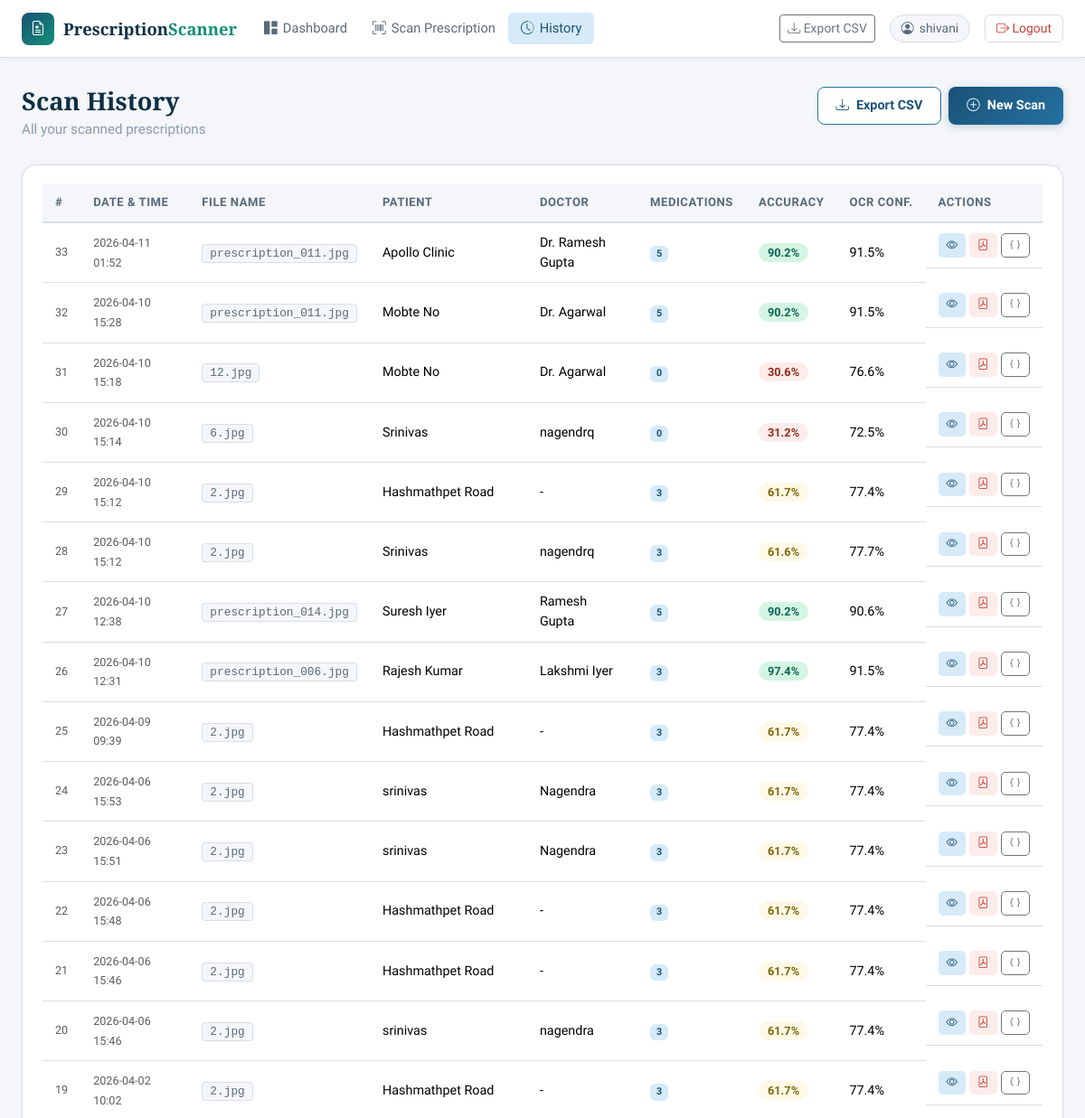
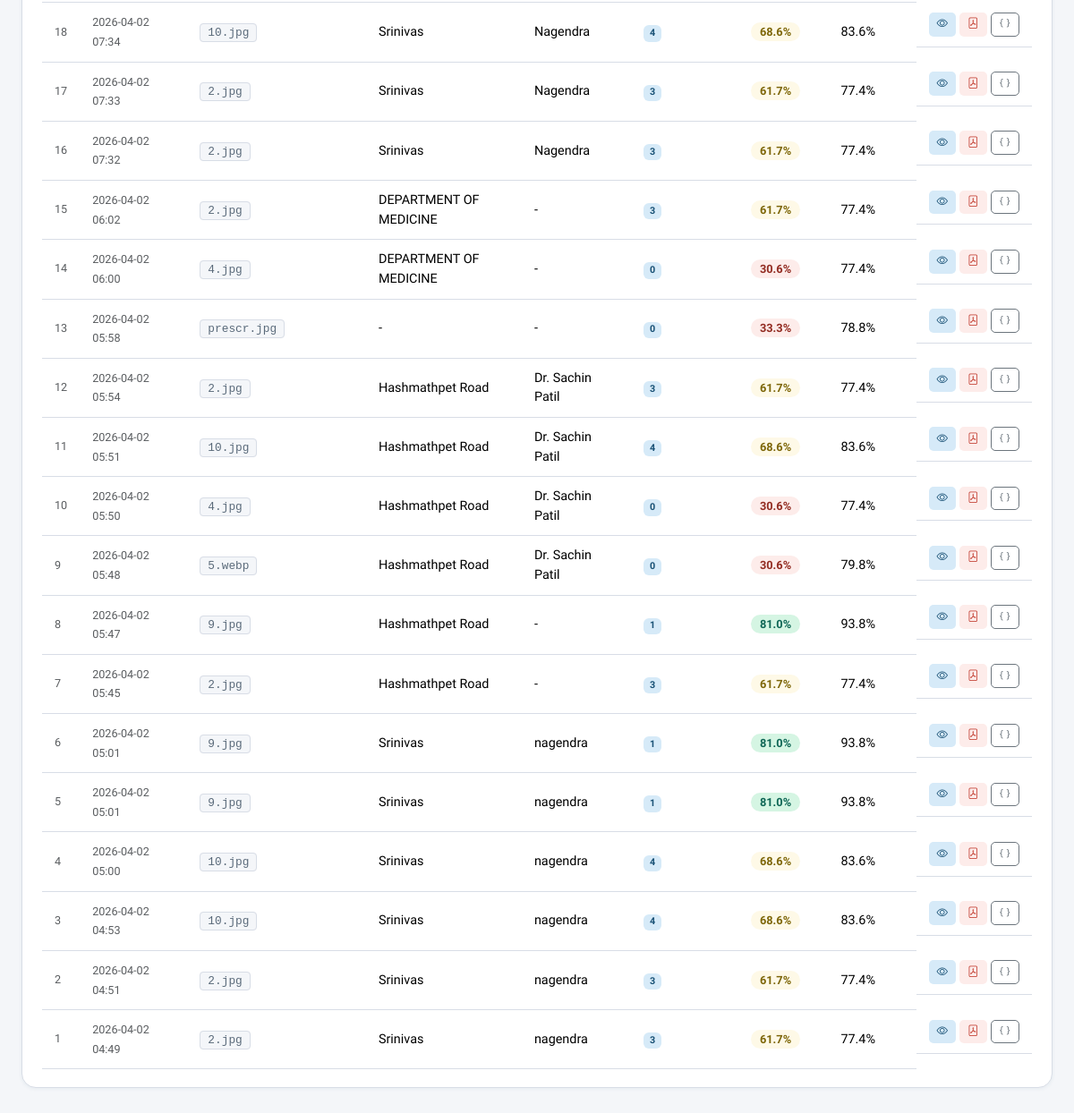
Screenshot of /history (signed in) with the database file from the repository (2 pictures, top to bottom).
### tables this page shows
CREATE TABLE prescriptions (
        id INTEGER PRIMARY KEY AUTOINCREMENT,
        user_id INTEGER NOT NULL,
        original_filename TEXT,
        stored_filename TEXT,
        scan_date TIMESTAMP DEFAULT CURRENT_TIMESTAMP,
        patient_name TEXT,
        patient_age TEXT,
        doctor_name TEXT,
        raw_text TEXT,
        ocr_confidence REAL,
        overall_accuracy REAL,
        medications_json TEXT,
        accuracy_metrics_json TEXT,
        pdf_path TEXT,
        notes TEXT,
        FOREIGN KEY (user_id) REFERENCES users(id)
    );

### app.py (the view)
@app.route('/history')
@login_required
def history():
    prescriptions = get_user_prescriptions(session['user_id'], limit=100)
    return render_template('history.html', prescriptions=prescriptions)

### app.py (called while the page is built)
def login_required(f):
    @wraps(f)
    def decorated(*args, **kwargs):
        if 'user_id' not in session:
            flash('Please log in to access this page.', 'warning')
            return redirect(url_for('login'))
        return f(*args, **kwargs)
    return decorated

### models.py (called while the page is built)
def get_db():
    os.makedirs(os.path.dirname(DB_PATH), exist_ok=True)
    conn = sqlite3.connect(DB_PATH)
    conn.row_factory = sqlite3.Row
    return conn

def get_user_prescriptions(user_id, limit=50):
    conn = get_db()
    c = conn.cursor()
    c.execute('''SELECT id, original_filename, scan_date, patient_name, patient_age,
                        doctor_name, ocr_confidence, overall_accuracy, pdf_path,
                        medications_json
                 FROM prescriptions WHERE user_id = ?
                 ORDER BY scan_date DESC LIMIT ?''', (user_id, limit))
    rows = c.fetchall()
    conn.close()
    results = []
    for row in rows:
        d = dict(row)
        d['medications'] = json.loads(d.get('medications_json') or '[]')
        results.append(d)
    return results

### templates/history.html (shortened to what this page needs)
{% extends 'base.html' %}
{% block content %}
<div class="page-container">
    <div class="page-header">
        <div>
            <h1 class="page-title">Scan History</h1>
            <p class="page-subtitle">All your scanned prescriptions</p>
        </div>
        <div class="d-flex gap-2">
            <a href="{{ url_for('export_csv') }}" class="btn btn-outline-app">
                <i class="bi bi-download me-2"></i>Export CSV
            </a>
            <a href="{{ url_for('scan') }}" class="btn btn-primary-app">
                <i class="bi bi-plus-circle me-2"></i>New Scan
            </a>
        </div>
    </div>
    <div class="section-card">
        <div class="section-card-body">
            {% if prescriptions %}
            <div class="table-responsive">
                <table class="table table-app">
                    <thead>
                        <tr>
                            <th>#</th>
                            <th>Date & Time</th>
                            <th>File Name</th>
                            <th>Patient</th>
                            <th>Doctor</th>
                            <th>Medications</th>
                            <th>Accuracy</th>
                            <th>OCR Conf.</th>
                            <th>Actions</th>
                        </tr>
                    </thead>
                    <tbody>
                        {% for rx in prescriptions %}
                        <tr>
                            <td class="text-muted small">{{ rx.id }}</td>
                            <td><span class="text-muted small">{{ rx.scan_date[:16] if rx.scan_date else '-' }}</span></td>
                            <td><span class="filename-badge">{{ rx.original_filename[:22] if rx.original_filename else 'Unknown' }}</span></td>
                            <td>{{ rx.patient_name or '-' }}</td>
                            <td>{{ rx.doctor_name or '-' }}</td>
                            <td><span class="badge bg-primary-soft">{{ rx.medications|length }}</span></td>
                            <td>
                                <span class="accuracy-badge {% if rx.overall_accuracy and rx.overall_accuracy > 70 %}accuracy-good{% elif rx.overall_accuracy and rx.overall_accuracy > 40 %}accuracy-avg{% else %}accuracy-low{% endif %}">
                                    {{ "%.1f"|format(rx.overall_accuracy) if rx.overall_accuracy else '0' }}%
                                </span>
                            </td>
                            <td>{{ "%.1f"|format(rx.ocr_confidence) if rx.ocr_confidence else '0' }}%</td>
                            <td class="d-flex gap-1">
                                <a href="{{ url_for('view_prescription', rx_id=rx.id) }}" class="btn btn-xs btn-view">
                                    <i class="bi bi-eye"></i>
                                </a>
                                {% if rx.pdf_path %}
                                <a href="{{ url_for('download_pdf', rx_id=rx.id) }}" class="btn btn-xs btn-pdf">
                                    <i class="bi bi-file-pdf"></i>
                                </a>
                                {% endif %}
                                <a href="{{ url_for('get_prescription_json', rx_id=rx.id) }}" target="_blank" class="btn btn-xs btn-outline-secondary">
                                    <i class="bi bi-braces"></i>
                                </a>
                            </td>
                        </tr>
                        {% endfor %}
                    </tbody>
                </table>
            </div>
            {% endif %}
        </div>
    </div>
</div>
{% endblock %}

### static/css/style.css (style rules this page uses)
:root { --primary: #1a5276; --primary-light: #2471a3; --primary-lighter: #d6eaf8; --primary-dark: #0e2f44; --accent: #148f77; --accent-light: #d5f5e3; --warning: #d4ac0d; --danger: #cb4335; --surface: #f4f6f9; --surface-card: #ffffff; --border: #d8dde6; --text-primary: #1a2332; --text-secondary: #5a6a7a; --text-muted: #8a9bac; --navbar-height: 64px; --radius: 10px; --radius-lg: 16px; --shadow-sm: 0 1px 4px rgba(26,82,118,.07); --shadow: 0 4px 16px rgba(26,82,118,.1); --shadow-lg: 0 8px 32px rgba(26,82,118,.14); }
*, *::before, *::after { box-sizing: border-box; }
body { font-family: 'Source Sans 3', -apple-system, BlinkMacSystemFont, sans-serif; background: var(--surface); color: var(--text-primary); min-height: 100vh; margin: 0; }
.page-container { max-width: 1300px; margin: 0 auto; padding: 32px 24px; }
.page-header { display: flex; justify-content: space-between; align-items: flex-start; margin-bottom: 28px; gap: 16px; flex-wrap: wrap; }
.page-title { font-family: 'Libre Baskerville', Georgia, serif; font-size: 1.7rem; font-weight: 700; color: var(--primary-dark); margin: 0; }
.page-subtitle { color: var(--text-muted); font-size: .95rem; margin: 3px 0 0; }
.btn-primary-app { background: linear-gradient(135deg, var(--primary), var(--primary-light)); color: white !important; border: none; border-radius: 8px; padding: 9px 20px; font-weight: 600; font-size: .9rem; display: inline-flex; align-items: center; transition: all .2s; box-shadow: 0 2px 8px rgba(26,82,118,.25); }
.btn-outline-app { background: white; color: var(--primary) !important; border: 1.5px solid var(--primary-light); border-radius: 8px; padding: 9px 20px; font-weight: 600; font-size: .9rem; display: inline-flex; align-items: center; transition: all .18s; }
.btn-xs { padding: 3px 9px; font-size: .78rem; border-radius: 5px; display: inline-flex; align-items: center; gap: 3px; font-weight: 500; transition: all .15s; }
.btn-view { background: var(--primary-lighter); color: var(--primary); border: none; }
.btn-pdf { background: #fdecea; color: #c0392b; border: none; }
.section-card { background: var(--surface-card); border: 1px solid var(--border); border-radius: var(--radius-lg); box-shadow: var(--shadow-sm); overflow: hidden; }
.section-card-body { padding: 20px 22px; }
.table-app { margin: 0; font-size: .9rem; }
.table-app thead th { background: var(--surface); color: var(--text-secondary); font-weight: 600; font-size: .82rem; text-transform: uppercase; letter-spacing: .04em; border-bottom: 2px solid var(--border); padding: 11px 14px; white-space: nowrap; }
.table-app tbody td { padding: 11px 14px; vertical-align: middle; border-bottom: 1px solid var(--border); }
.filename-badge { font-size: .8rem; background: var(--surface); border: 1px solid var(--border); padding: 2px 8px; border-radius: 4px; font-family: monospace; color: var(--text-secondary); }
.accuracy-badge { padding: 3px 10px; border-radius: 20px; font-size: .8rem; font-weight: 700; }
.accuracy-good { background: var(--accent-light); color: #0e6655; }
.accuracy-avg { background: #fef9e7; color: #7d6608; }
.accuracy-low { background: #fdecea; color: #922b21; }
.bg-primary-soft { background: var(--primary-lighter); color: var(--primary); font-weight: 600; }

### rows the page displays
prescriptions: id "33", scan_date "2026-04-11 01:52", original_filename "prescription_011.jpg", patient_name "Apollo Clinic", doctor_name "Dr. Ramesh Gupta", medications|length "5", overall_accuracy "90.2", ocr_confidence "91.5"
prescriptions: id "32", scan_date "2026-04-10 15:28", original_filename "prescription_011.jpg", patient_name "Mobte No", doctor_name "Dr. Agarwal", medications|length "5", overall_accuracy "90.2", ocr_confidence "91.5"
prescriptions: id "31", scan_date "2026-04-10 15:18", original_filename "12.jpg", patient_name "Mobte No", doctor_name "Dr. Agarwal", medications|length "0", overall_accuracy "30.6", ocr_confidence "76.6"
prescriptions: id "30", scan_date "2026-04-10 15:14", original_filename "6.jpg", patient_name "Srinivas", doctor_name "nagendrq", medications|length "0", overall_accuracy "31.2", ocr_confidence "72.5"
prescriptions: id "29", scan_date "2026-04-10 15:12", original_filename "2.jpg", patient_name "Hashmathpet Road", doctor_name "-", medications|length "3", overall_accuracy "61.7", ocr_confidence "77.4"
prescriptions: id "28", scan_date "2026-04-10 15:12", original_filename "2.jpg", patient_name "Srinivas", doctor_name "nagendrq", medications|length "3", overall_accuracy "61.6", ocr_confidence "77.7"
prescriptions: id "27", scan_date "2026-04-10 12:38", original_filename "prescription_014.jpg", patient_name "Suresh Iyer", doctor_name "Ramesh Gupta", medications|length "5", overall_accuracy "90.2", ocr_confidence "90.6"
prescriptions: id "26", scan_date "2026-04-10 12:31", original_filename "prescription_006.jpg", patient_name "Rajesh Kumar", doctor_name "Lakshmi Iyer", medications|length "3", overall_accuracy "97.4", ocr_confidence "91.5"
prescriptions: id "25", scan_date "2026-04-09 09:39", original_filename "2.jpg", patient_name "Hashmathpet Road", doctor_name "-", medications|length "3", overall_accuracy "61.7", ocr_confidence "77.4"
prescriptions: id "24", scan_date "2026-04-06 15:53", original_filename "2.jpg", patient_name "srinivas", doctor_name "Nagendra", medications|length "3", overall_accuracy "61.7", ocr_confidence "77.4"
prescriptions: id "23", scan_date "2026-04-06 15:51", original_filename "2.jpg", patient_name "srinivas", doctor_name "Nagendra", medications|length "3", overall_accuracy "61.7", ocr_confidence "77.4"
prescriptions: id "22", scan_date "2026-04-06 15:48", original_filename "2.jpg", patient_name "Hashmathpet Road", doctor_name "-", medications|length "3", overall_accuracy "61.7", ocr_confidence "77.4"
prescriptions: id "21", scan_date "2026-04-06 15:46", original_filename "2.jpg", patient_name "Hashmathpet Road", doctor_name "-", medications|length "3", overall_accuracy "61.7", ocr_confidence "77.4"
prescriptions: id "20", scan_date "2026-04-06 15:46", original_filename "2.jpg", patient_name "srinivas", doctor_name "nagendra", medications|length "3", overall_accuracy "61.7", ocr_confidence "77.4"
prescriptions: id "19", scan_date "2026-04-02 10:02", original_filename "2.jpg", patient_name "Hashmathpet Road", doctor_name "-", medications|length "3", overall_accuracy "61.7", ocr_confidence "77.4"
prescriptions: id "18", scan_date "2026-04-02 07:34", original_filename "10.jpg", patient_name "Srinivas", doctor_name "Nagendra", medications|length "4", overall_accuracy "68.6", ocr_confidence "83.6"
prescriptions: id "17", scan_date "2026-04-02 07:33", original_filename "2.jpg", patient_name "Srinivas", doctor_name "Nagendra", medications|length "3", overall_accuracy "61.7", ocr_confidence "77.4"
prescriptions: id "16", scan_date "2026-04-02 07:32", original_filename "2.jpg", patient_name "Srinivas", doctor_name "Nagendra", medications|length "3", overall_accuracy "61.7", ocr_confidence "77.4"
prescriptions: id "15", scan_date "2026-04-02 06:02", original_filename "2.jpg", patient_name "DEPARTMENT OF MEDICINE", doctor_name "-", medications|length "3", overall_accuracy "61.7", ocr_confidence "77.4"
prescriptions: id "14", scan_date "2026-04-02 06:00", original_filename "4.jpg", patient_name "DEPARTMENT OF MEDICINE", doctor_name "-", medications|length "0", overall_accuracy "30.6", ocr_confidence "77.4"
prescriptions: id "13", scan_date "2026-04-02 05:58", original_filename "prescr.jpg", patient_name "-", doctor_name "-", medications|length "0", overall_accuracy "33.3", ocr_confidence "78.8"
prescriptions: id "12", scan_date "2026-04-02 05:54", original_filename "2.jpg", patient_name "Hashmathpet Road", doctor_name "Dr. Sachin Patil", medications|length "3", overall_accuracy "61.7", ocr_confidence "77.4"
prescriptions: id "11", scan_date "2026-04-02 05:51", original_filename "10.jpg", patient_name "Hashmathpet Road", doctor_name "Dr. Sachin Patil", medications|length "4", overall_accuracy "68.6", ocr_confidence "83.6"
prescriptions: id "10", scan_date "2026-04-02 05:50", original_filename "4.jpg", patient_name "Hashmathpet Road", doctor_name "Dr. Sachin Patil", medications|length "0", overall_accuracy "30.6", ocr_confidence "77.4"
prescriptions: id "9", scan_date "2026-04-02 05:48", original_filename "5.webp", patient_name "Hashmathpet Road", doctor_name "Dr. Sachin Patil", medications|length "0", overall_accuracy "30.6", ocr_confidence "79.8"
prescriptions: id "8", scan_date "2026-04-02 05:47", original_filename "9.jpg", patient_name "Hashmathpet Road", doctor_name "-", medications|length "1", overall_accuracy "81.0", ocr_confidence "93.8"
prescriptions: id "7", scan_date "2026-04-02 05:45", original_filename "2.jpg", patient_name "Hashmathpet Road", doctor_name "-", medications|length "3", overall_accuracy "61.7", ocr_confidence "77.4"
prescriptions: id "6", scan_date "2026-04-02 05:01", original_filename "9.jpg", patient_name "Srinivas", doctor_name "nagendra", medications|length "1", overall_accuracy "81.0", ocr_confidence "93.8"
prescriptions: id "5", scan_date "2026-04-02 05:01", original_filename "9.jpg", patient_name "Srinivas", doctor_name "nagendra", medications|length "1", overall_accuracy "81.0", ocr_confidence "93.8"
prescriptions: id "4", scan_date "2026-04-02 05:00", original_filename "10.jpg", patient_name "Srinivas", doctor_name "nagendra", medications|length "4", overall_accuracy "68.6", ocr_confidence "83.6"
prescriptions: id "3", scan_date "2026-04-02 04:53", original_filename "10.jpg", patient_name "Srinivas", doctor_name "nagendra", medications|length "4", overall_accuracy "68.6", ocr_confidence "83.6"
prescriptions: id "2", scan_date "2026-04-02 04:51", original_filename "2.jpg", patient_name "Srinivas", doctor_name "nagendra", medications|length "3", overall_accuracy "61.7", ocr_confidence "77.4"
prescriptions: id "1", scan_date "2026-04-02 04:49", original_filename "2.jpg", patient_name "Srinivas", doctor_name "nagendra", medications|length "3", overall_accuracy "61.7", ocr_confidence "77.4"

### other values shown
{{ session.get('user_name', 'User') }} "shivani"
